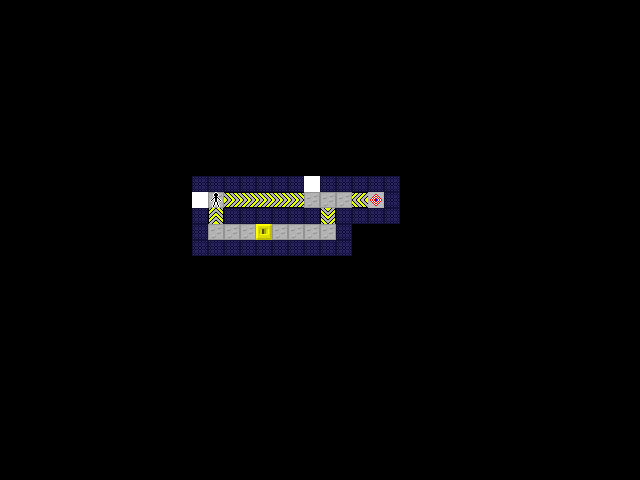

This game map was drawn from its Tiled (.tmx) file and the tilesets committed beside it. A one-line description and the trimmed map source follow:
An orthogonal 40x30 tile map with 16x16 px tiles, 5 tile layers (tiles, pieces, pieces2, pieces3, ...) and 6 objects.

<map version="1.10" tiledversion="1.10.2" orientation="orthogonal" renderorder="right-down" width="40" height="30" tilewidth="16" tileheight="16" infinite="0" nextlayerid="8" nextobjectid="17">
 <tileset firstgid="1" name="tiles" tilewidth="16" tileheight="16" tilecount="81" columns="9">
  <image source="tiles.png" width="144" height="144" />
 </tileset>
 <layer id="1" name="tiles" width="40" height="30">
  <data>[1200 cells, 59 non-empty, 4 distinct tile ids]</data>
 </layer>
 <layer id="2" name="pieces" width="40" height="30">
  <data>[1200 cells, 9 non-empty, 5 distinct tile ids]</data>
 </layer>
 <layer id="6" name="pieces2" width="40" height="30">
  <data>[1200 cells, 0 non-empty, 0 distinct tile ids]</data>
 </layer>
 <layer id="7" name="pieces3" width="40" height="30">
  <data>[1200 cells, 0 non-empty, 0 distinct tile ids]</data>
 </layer>
 <layer id="3" name="actors" width="40" height="30">
  <data>[1200 cells, 1 non-empty, 1 distinct tile ids]</data>
 </layer>
 <objectgroup id="5" name="connectors">
  <object id="11" x="258.75" y="228.25">
   <polyline points="0,0 -26.875,-27.875" />
  </object>
  <object id="12" x="262.5" y="229">
   <polyline points="0,0 -12.625,-31" />
  </object>
  <object id="13" x="265.75" y="230.125">
   <polyline points="0,0 0.625,-30.75" />
  </object>
  <object id="14" x="268" y="230.875">
   <polyline points="0,0 12.5,-31.5" />
  </object>
  <object id="15" x="266.375" y="235.25">
   <polyline points="0,0 30.125,-36" />
  </object>
  <object id="16" x="261.5" y="234.625">
   <polyline points="0,0 97.375,-33.5" />
  </object>
 </objectgroup>
</map>
